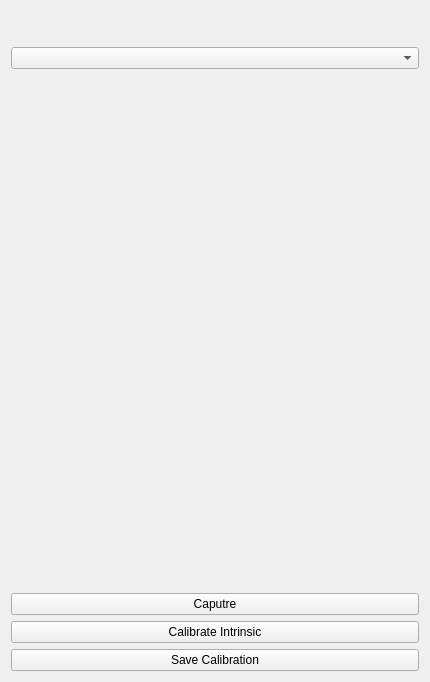
<?xml version="1.0" encoding="UTF-8"?>
<ui version="4.0">
 <class>CalibrationViewWidget</class>
 <widget class="QWidget" name="CalibrationViewWidget">
  <property name="geometry">
   <rect>
    <x>0</x>
    <y>0</y>
    <width>430</width>
    <height>682</height>
   </rect>
  </property>
  <property name="windowTitle">
   <string>Form</string>
  </property>
  <layout class="QVBoxLayout" name="verticalLayout_2">
   <item>
    <widget class="QLabel" name="_sensorName">
     <property name="maximumSize">
      <size>
       <width>16777215</width>
       <height>30</height>
      </size>
     </property>
     <property name="text">
      <string/>
     </property>
    </widget>
   </item>
   <item>
    <widget class="QComboBox" name="_deviceCombo"/>
   </item>
   <item>
    <layout class="QVBoxLayout" name="verticalLayout">
     <item>
      <widget class="OpenCvWidget" name="_colorViewer" native="true">
       <property name="sizePolicy">
        <sizepolicy hsizetype="Preferred" vsizetype="Preferred">
         <horstretch>0</horstretch>
         <verstretch>0</verstretch>
        </sizepolicy>
       </property>
       <property name="maximumSize">
        <size>
         <width>16777215</width>
         <height>480</height>
        </size>
       </property>
      </widget>
     </item>
     <item>
      <widget class="OpenCvWidget" name="_binViewer" native="true">
       <property name="maximumSize">
        <size>
         <width>16777215</width>
         <height>480</height>
        </size>
       </property>
      </widget>
     </item>
     <item>
      <widget class="ImageContainerWidget" name="_images" native="true"/>
     </item>
    </layout>
   </item>
   <item>
    <widget class="QPushButton" name="_captureButton">
     <property name="text">
      <string>Caputre</string>
     </property>
    </widget>
   </item>
   <item>
    <widget class="QPushButton" name="_calibrateButton">
     <property name="text">
      <string>Calibrate Intrinsic</string>
     </property>
    </widget>
   </item>
   <item>
    <widget class="QPushButton" name="_saveButton">
     <property name="text">
      <string>Save Calibration</string>
     </property>
    </widget>
   </item>
  </layout>
 </widget>
 <customwidgets>
  <customwidget>
   <class>OpenCvWidget</class>
   <extends>QWidget</extends>
   <header>OpenCvWidget.h</header>
   <container>1</container>
  </customwidget>
  <customwidget>
   <class>ImageContainerWidget</class>
   <extends>QWidget</extends>
   <header>ImageContainerWidget.h</header>
   <container>1</container>
  </customwidget>
 </customwidgets>
 <resources/>
 <connections/>
</ui>
